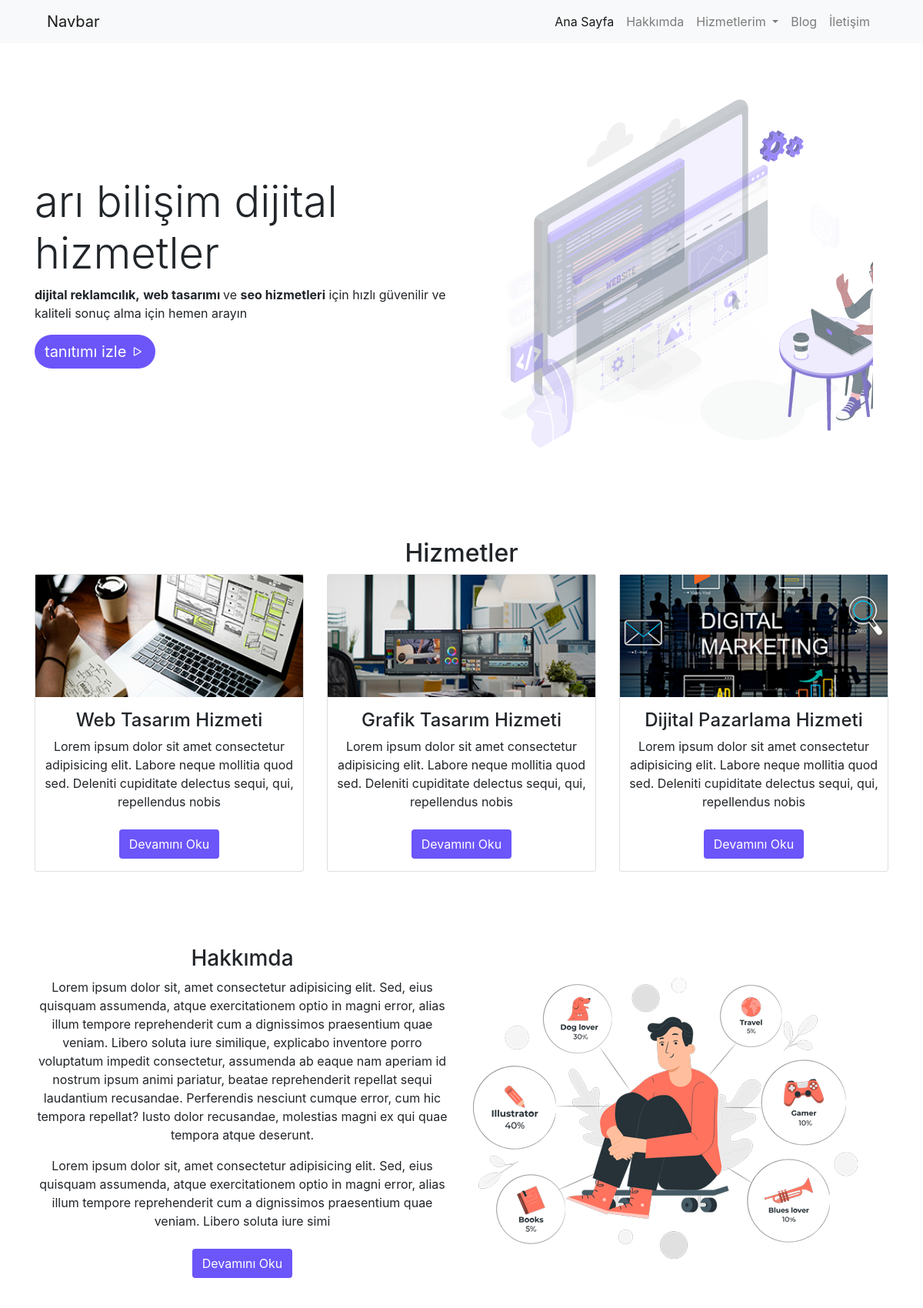
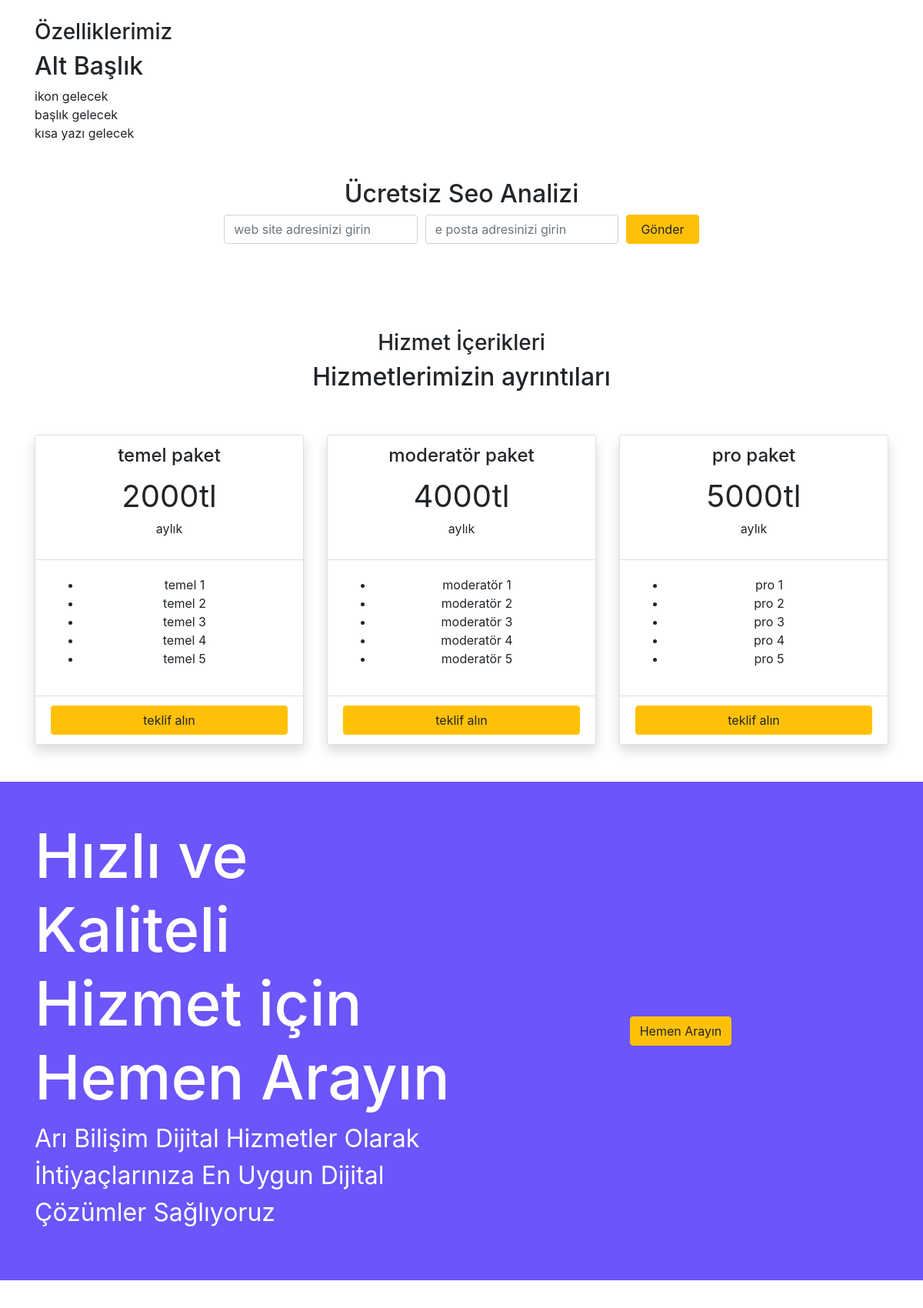
The page / (upper part) on the database its author committed (2 pictures, top to bottom).
### tables this page shows
CREATE TABLE IF NOT EXISTS `anabanner` (
  `id` int(11) NOT NULL AUTO_INCREMENT,
  `baslik` varchar(150) NOT NULL,
  `aciklama` varchar(300) NOT NULL,
  `link` varchar(500) NOT NULL,
  `foto` varchar(150) NOT NULL,
  PRIMARY KEY (`id`)
);

CREATE TABLE IF NOT EXISTS `sayfalar` (
  `id` int(11) NOT NULL AUTO_INCREMENT,
  `baslik` varchar(100) NOT NULL,
  `icerik` text NOT NULL,
  `meta` varchar(160) NOT NULL,
  `foto` varchar(50) NOT NULL,
  `fotoalt` varchar(90) NOT NULL,
  `seotitle` varchar(70) NOT NULL,
  `durum` varchar(10) NOT NULL,
  `sayfaturu` varchar(10) NOT NULL,
  `tarih` varchar(10) NOT NULL,
  PRIMARY KEY (`id`)
);

CREATE TABLE IF NOT EXISTS `paket1` (
  `id` int(11) NOT NULL AUTO_INCREMENT,
  `baslik1` varchar(50) NOT NULL,
  `fiyat1` varchar(5) NOT NULL,
  `ozellik1a` varchar(50) NOT NULL,
  `ozellik1b` varchar(50) NOT NULL,
  `ozellik1c` varchar(50) NOT NULL,
  `ozellik1d` varchar(50) NOT NULL,
  `ozellik1e` varchar(50) NOT NULL,
  PRIMARY KEY (`id`)
);

CREATE TABLE IF NOT EXISTS `paket2` (
  `id` int(11) NOT NULL AUTO_INCREMENT,
  `baslik2` varchar(50) NOT NULL,
  `fiyat2` varchar(5) NOT NULL,
  `ozellik2a` varchar(50) NOT NULL,
  `ozellik2b` varchar(50) NOT NULL,
  `ozellik2c` varchar(50) NOT NULL,
  `ozellik2d` varchar(50) NOT NULL,
  `ozellik2e` varchar(50) NOT NULL,
  PRIMARY KEY (`id`)
);

CREATE TABLE IF NOT EXISTS `paket3` (
  `id` int(11) NOT NULL AUTO_INCREMENT,
  `baslik3` varchar(50) NOT NULL,
  `fiyat3` varchar(5) NOT NULL,
  `ozellik3a` varchar(50) NOT NULL,
  `ozellik3b` varchar(50) NOT NULL,
  `ozellik3c` varchar(50) NOT NULL,
  `ozellik3d` varchar(50) NOT NULL,
  `ozellik3e` varchar(50) NOT NULL,
  PRIMARY KEY (`id`)
);

CREATE TABLE IF NOT EXISTS `maincta` (
  `id` int(11) NOT NULL AUTO_INCREMENT,
  `baslik` varchar(100) NOT NULL,
  `kisayazi` varchar(250) NOT NULL,
  `background` varchar(7) NOT NULL,
  `font` varchar(3) NOT NULL,
  `font2` varchar(3) NOT NULL,
  PRIMARY KEY (`id`)
);

### index.php (the view, shortened to what this page needs)
<?php
require_once('header.php');
$sorgu_anabanner = $db->prepare('select * from anabanner order by id desc limit 1');
$sorgu_anabanner->execute();
$satir_anabanner = $sorgu_anabanner->fetch();
?>
<section id="anabanner" class="py-5">
    <div class="container">
        <div class="row">
            <div class="col-md-6 my-auto">
                <h1 class="display-4"><?php echo $satir_anabanner['baslik']; ?></h1>
                <?php echo $satir_anabanner['aciklama']; ?>
                <button type="button" class="btn btn-mor" data-toggle="modal" data-target="#exampleModal">
                    <span style="font-size: 20px;"> tanıtımı izle</span> <i class="bi bi-play" style="font-size: 20px;"></i>
                </button>
            </div>
            <div class="col-md-6 text-center">
                <img src="<?php echo substr($satir_anabanner['foto'], 3); ?>" class="img-fluid">
            </div>
        </div>
    </div>
</section>
<section id="anahizmetler" class="py-5">
    <div class="container">
        <div class="row">
            <div class="col-12 text-center">
                <h2>Hizmetler</h2>
            </div>
        </div>
        <div class="row">
            <?php
            $sorgu_hizmetler = $db->prepare('select * from sayfalar where sayfaturu = "Alt sayfa" order by baslik desc ');
            $sorgu_hizmetler->execute();
            if ($sorgu_hizmetler->rowCount()) {
                foreach ($sorgu_hizmetler as $satir_hizmetler) {
            ?>
                    <div class="col-4">
                        <div class="card text-center">
                            <img src="<?php echo substr($satir_hizmetler['foto'], 3); ?>" class="img-fluid">
                            <h2 style="font-size: 24px;" class="mt-3"><?php echo $satir_hizmetler['baslik']; ?></h2>
                            <?php echo substr($satir_hizmetler['icerik'], 0, 150); ?>
                            <br> <a href="samplepage.php?id=<?php echo $satir_hizmetler['id']; ?>"><button class="btn btn-mor mt-4">Devamını Oku</button></a>
                        </div>
                    </div>
            <?php
                }
            }
            ?>
        </div>
    </div>
</section>
<?php
$sorgu_hakkimda = $db->prepare('select * from sayfalar where baslik = "Hakkımda"');
$sorgu_hakkimda->execute();
$satir_hakkimda = $sorgu_hakkimda->fetch();
?>
<section id="anahakkimda" class="py-5">
    <div class="container">
        <div class="row">
            <div class="col-6 text-center">
                <h3><?php echo $satir_hakkimda['baslik']; ?></h3>
                <?php echo substr($satir_hakkimda['icerik'], 0, 800); ?>
                <br><a href="hakkimda.php"><button class="btn btn-mor mt-4">Devamını Oku</button></a>
            </div>
            <div class="col-6 my-auto">
                <img src="img/hakkimda.png" alt="hakkımda" class="img-fluid">
            </div>
        </div>
    </div>
</section>
<section id="anaozellikler">
    <div class="container">
        <div class="row">
            <div class="col-12">
                <h3>Özelliklerimiz</h3>
                <h2>Alt Başlık</h2>
            </div>
        </div>
        <div class="row">
            <div class="col-md-4">
                ikon gelecek <br>
                başlık gelecek <br>
                kısa yazı gelecek
            </div>
        </div>
    </div>
</section>
<section id="anaseobasvuru" class="py-5">
    <div class="container">
        <div class="row">
            <div class="col-12 text-center">
                <h2>Ücretsiz Seo Analizi</h2>
            </div>
        </div>
       <div class="col-7 mx-auto">
       <form method="post" class="form-row">
            <div class="col-md-5">
                <div class="form-group">
                    <input type="text" name="web" placeholder="web site adresinizi girin" class="form-control">
                </div>
            </div>
            <div class="col-md-5">
                <div class="form-group">
                    <input type="email" name="email" class="form-control" placeholder="e posta adresinizi girin">
                </div>
            </div>
            <div class="col-md-2">
                <button type="submit" name="analiz" class="btn btn-warning w-100">Gönder</button>
            </div>
    </div>
       </div>
</section>
<section id="princing" class="py-5">
    <div class="container">
        <div class="row">
            <div class="col-12 text-center">
                <h3>Hizmet İçerikleri</h3>
                <h2>Hizmetlerimizin ayrıntıları</h2>
            </div>
        </div>
        <div class="row mt-5">
            <div class="col-md-4">
                <div class="card shadow">
                    <?php
                    $sorgu_paket1 = $db ->prepare('select * from paket1 order by id desc limit 1');
                    $sorgu_paket1 -> execute();
                    $satir_paket1 = $sorgu_paket1 -> fetch();
                    ?>
                    <div class="card-header text-center bg-transparent">
                        <h4><?php echo $satir_paket1['baslik1'];?></h4>
                        <span style="font-size: 40px;"><?php echo $satir_paket1['fiyat1'];?>tl</span>
                        <p>aylık</p>
                    </div>
                    <div class="card-body text-center">
                        <ul>
                            <li><?php echo$satir_paket1['ozellik1a']; ?></li>
                            <li><?php echo $satir_paket1['ozellik1b']; ?></li>
                            <li><?php echo $satir_paket1['ozellik1c']; ?></li>
                            <li><?php echo $satir_paket1['ozellik1d']; ?></li>
                            <li><?php echo $satir_paket1['ozellik1e']; ?></li>
                        </ul>
                    </div>
                    <div class="card-footer bg-transparent">
                        <a href="iletsim.php" class="btn btn-warning w-100">teklif alın</a>
                    </div>
                </div>
            </div>
            <div class="col-md-4">
                <div class="card shadow">
                    <?php
                    $sorgu_paket2 = $db ->prepare('select * from paket2 order by id desc limit 1');
                    $sorgu_paket2 -> execute();
                    $satir_paket2 = $sorgu_paket2 -> fetch();
                    ?>
                    <div class="card-header text-center bg-transparent">
                        <h4><?php echo $satir_paket2['baslik2'];?></h4>
                        <span style="font-size: 40px;"><?php echo $satir_paket2['fiyat2'];?>tl</span>
                        <p>aylık</p>
                    </div>
                    <div class="card-body text-center">
                        <ul>
                            <li><?php echo $satir_paket2['ozellik2a']; ?></li>
                            <li><?php echo $satir_paket2['ozellik2b']; ?></li>
                            <li><?php echo $satir_paket2['ozellik2c']; ?></li>
                            <li><?php echo $satir_paket2['ozellik2d']; ?></li>
                            <li><?php echo $satir_paket2['ozellik2e']; ?></li>
                        </ul>
                    </div>
                    <div class="card-footer bg-transparent">
                        <a href="iletsim.php" class="btn btn-warning w-100">teklif alın</a>
                    </div>
                </div>
            </div>
            <div class="col-md-4">
                <div class="card shadow">
                    <?php
                    $sorgu_paket3 = $db ->prepare('select * from paket3 order by id desc limit 1');
                    $sorgu_paket3 -> execute();
                    $satir_paket3 = $sorgu_paket3 -> fetch();
                    ?>
                    <div class="card-header text-center bg-transparent">
                        <h4><?php echo $satir_paket3['baslik3'];?></h4>
                        <span style="font-size: 40px;"><?php echo $satir_paket3['fiyat3'];?>tl</span>
                        <p>aylık</p>
                    </div>
                    <div class="card-body text-center">
                        <ul>
                            <li><?php echo $satir_paket3['ozellik3a']; ?></li>
                            <li><?php echo $satir_paket3['ozellik3b']; ?></li>
                            <li><?php echo $satir_paket3['ozellik3c']; ?></li>
                            <li><?php echo $satir_paket3['ozellik3d']; ?></li>
                            <li><?php echo $satir_paket3['ozellik3e']; ?></li>
                        </ul>
                    </div>
                    <div class="card-footer bg-transparent">
                        <a href="iletsim.php" class="btn btn-warning w-100">teklif alın</a>
                    </div>
                </div>
            </div>
        </div>
    </div>
</section>
<?php
$sorgu_ctamain = $db -> prepare('select * from maincta order by id desc limit 1');
$sorgu_ctamain -> execute();
$satir_ctamain = $sorgu_ctamain -> fetch();
?>
<section id="hizmetTanitim" class="py-5" style="background-color:<?php echo $satir_ctamain['background']; ?> ;">
    <div class="container">
        <div class="row">
            <div class="col-md-6 text-white">
                <h2 style="font-size:<?php echo $satir_ctamain['font']; ?>px;"><?php echo $satir_ctamain['baslik']; ?></h2>
                <p style="font-size:<?php echo $satir_ctamain['font2']; ?>px;" ><?php echo $satir_ctamain['kisayazi']; ?></p>
            </div>
            <div class="col-md-6 my-auto text-center">
                <a href="tel:+905555555555"><button class="btn btn-warning">Hemen Arayın</button></a>
            </div>
        </div>
    </div>
</section>
<section id="blogozet" class="py-5">
</section>
<?php require_once('footer.php'); ?>

### css/style.css (style rules this page uses)
.btn-mor { background-color: #6c55f9; color: #fff; }
#anabanner button { border-radius: 150px; }

### rows shown on the page
anabanner: baslik "arı bilişim dijital hizmetler", aciklama "dijital reklamcılık, web tasarımı ve seo hizmetleri için hızlı güvenilir ve kaliteli sonuç alma için hemen arayın", foto (picture)
sayfalar: foto (picture), baslik "Web Tasarım Hizmeti", icerik "Lorem ipsum dolor sit amet consectetur adipisicing elit. Labore neque mollitia quod sed. Deleniti cupiditate delectus sequi, qui, repellendus nobis"
sayfalar: foto (picture), baslik "Grafik Tasarım Hizmeti", icerik "Lorem ipsum dolor sit amet consectetur adipisicing elit. Labore neque mollitia quod sed. Deleniti cupiditate delectus sequi, qui, repellendus nobis"
sayfalar: foto (picture), baslik "Dijital Pazarlama Hizmeti", icerik "Lorem ipsum dolor sit amet consectetur adipisicing elit. Labore neque mollitia quod sed. Deleniti cupiditate delectus sequi, qui, repellendus nobis"
sayfalar: baslik "Hakkımda", icerik "Lorem ipsum dolor sit, amet consectetur adipisicing elit. Sed, eius quisquam assumenda, atque exercitationem optio in magni error, alias illum tempore reprehenderit cum a dignissimos praesentium quae veniam. Libero soluta iure similique, explicabo inventore porro voluptatum impedit consectetur, assumenda ab eaque nam aperiam id nostrum ipsum animi pariatur, beatae reprehenderit repellat sequi laudantium recusandae. Perferendis nesciunt cumque error, cum hic tempora repellat? Iusto dolor recusandae, molestias magni ex qui quae tempora atque deserunt. Lorem ipsum dolor sit, amet consectetur adipisicing elit. Sed, eius quisquam assumenda, atque exercitationem optio in magni error, alias illum…"
paket1: baslik1 "temel paket", fiyat1 "2000", ozellik1a "temel 1", ozellik1b "temel 2", ozellik1c "temel 3", ozellik1d "temel 4", ozellik1e "temel 5"
paket2: baslik2 "moderatör paket", fiyat2 "4000", ozellik2a "moderatör 1", ozellik2b "moderatör 2", ozellik2c "moderatör 3", ozellik2d "moderatör 4", ozellik2e "moderatör 5"
paket3: baslik3 "pro paket", fiyat3 "5000", ozellik3a "pro 1", ozellik3b "pro 2", ozellik3c "pro 3", ozellik3d "pro 4", ozellik3e "pro 5"
maincta: baslik "Hızlı ve Kaliteli Hizmet için Hemen Arayın", kisayazi "Arı Bilişim Dijital Hizmetler Olarak İhtiyaçlarınıza En Uygun Dijital Çözümler Sağlıyoruz"
